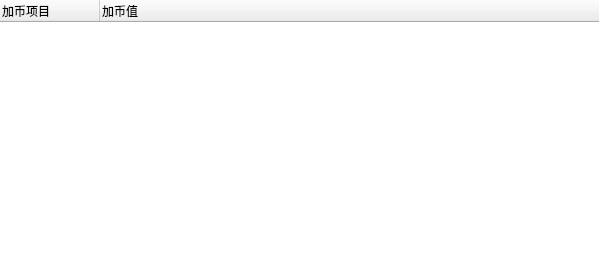
<?xml version="1.0" encoding="UTF-8"?>
<ui version="4.0">
 <class>TinventoryReportViewItemAddCoinDetailTree</class>
 <widget class="QWidget" name="TinventoryReportViewItemAddCoinDetailTree">
  <property name="geometry">
   <rect>
    <x>0</x>
    <y>0</y>
    <width>599</width>
    <height>268</height>
   </rect>
  </property>
  <property name="windowTitle">
   <string>Form</string>
  </property>
  <widget class="QWidget" name="verticalLayoutWidget">
   <property name="geometry">
    <rect>
     <x>-1</x>
     <y>-1</y>
     <width>601</width>
     <height>271</height>
    </rect>
   </property>
   <layout class="QVBoxLayout" name="verticalLayout">
    <item>
     <widget class="QTreeWidget" name="m_inventoryReportClearAddDetailTreeWidget">
      <column>
       <property name="text">
        <string>加币项目</string>
       </property>
      </column>
      <column>
       <property name="text">
        <string>加币值</string>
       </property>
      </column>
     </widget>
    </item>
   </layout>
  </widget>
 </widget>
 <resources/>
 <connections/>
</ui>
